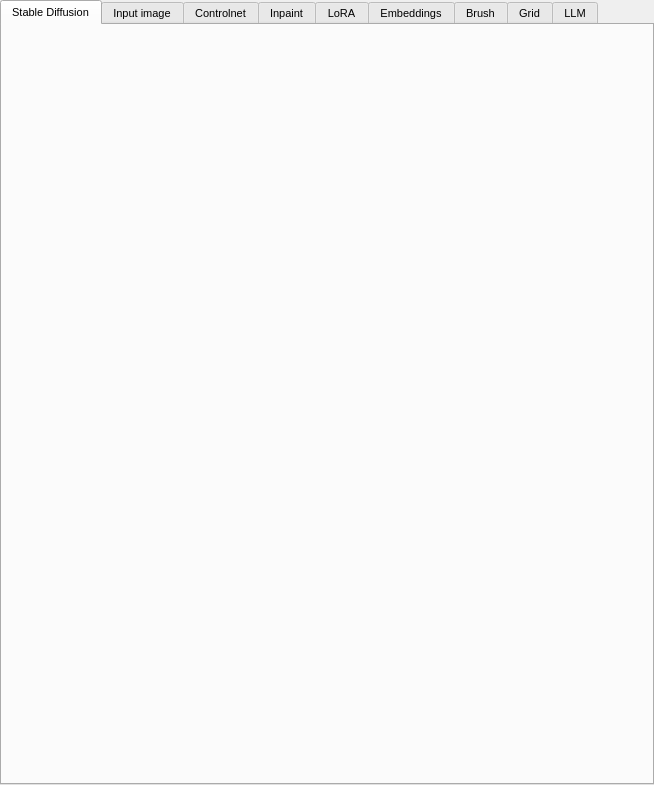
<?xml version="1.0" encoding="UTF-8"?>
<ui version="4.0">
 <class>tool_tab_widget</class>
 <widget class="QWidget" name="tool_tab_widget">
  <property name="geometry">
   <rect>
    <x>0</x>
    <y>0</y>
    <width>654</width>
    <height>785</height>
   </rect>
  </property>
  <property name="windowTitle">
   <string>Form</string>
  </property>
  <layout class="QGridLayout" name="gridLayout_3">
   <property name="leftMargin">
    <number>0</number>
   </property>
   <property name="topMargin">
    <number>0</number>
   </property>
   <property name="rightMargin">
    <number>0</number>
   </property>
   <property name="bottomMargin">
    <number>0</number>
   </property>
   <property name="spacing">
    <number>0</number>
   </property>
   <item row="0" column="0">
    <widget class="QTabWidget" name="tool_tab_widget_container">
     <property name="minimumSize">
      <size>
       <width>0</width>
       <height>0</height>
      </size>
     </property>
     <property name="maximumSize">
      <size>
       <width>16777215</width>
       <height>16777215</height>
      </size>
     </property>
     <property name="font">
      <font>
       <pointsize>8</pointsize>
      </font>
     </property>
     <property name="cursor">
      <cursorShape>ArrowCursor</cursorShape>
     </property>
     <property name="acceptDrops">
      <bool>false</bool>
     </property>
     <property name="tabPosition">
      <enum>QTabWidget::TabPosition::North</enum>
     </property>
     <property name="currentIndex">
      <number>0</number>
     </property>
     <widget class="QWidget" name="tab_3">
      <attribute name="title">
       <string>Stable Diffusion</string>
      </attribute>
      <layout class="QGridLayout" name="gridLayout_4">
       <property name="leftMargin">
        <number>10</number>
       </property>
       <property name="topMargin">
        <number>10</number>
       </property>
       <property name="rightMargin">
        <number>0</number>
       </property>
       <property name="bottomMargin">
        <number>0</number>
       </property>
       <property name="horizontalSpacing">
        <number>0</number>
       </property>
       <property name="verticalSpacing">
        <number>10</number>
       </property>
       <item row="0" column="0" rowspan="2" colspan="2">
        <widget class="StableDiffusionSettingsWidget" name="stable_diffusion_widget" native="true"/>
       </item>
      </layout>
     </widget>
     <widget class="QWidget" name="tab_5">
      <attribute name="title">
       <string>Input image</string>
      </attribute>
      <layout class="QGridLayout" name="gridLayout_6">
       <property name="leftMargin">
        <number>0</number>
       </property>
       <property name="topMargin">
        <number>0</number>
       </property>
       <property name="rightMargin">
        <number>0</number>
       </property>
       <property name="bottomMargin">
        <number>0</number>
       </property>
       <property name="spacing">
        <number>0</number>
       </property>
       <item row="0" column="0">
        <widget class="InputImageContainer" name="image_to_image" native="true">
         <property name="sizePolicy">
          <sizepolicy hsizetype="Preferred" vsizetype="Preferred">
           <horstretch>0</horstretch>
           <verstretch>0</verstretch>
          </sizepolicy>
         </property>
         <property name="settings_key" stdset="0">
          <string>image_to_image_settings</string>
         </property>
        </widget>
       </item>
      </layout>
     </widget>
     <widget class="QWidget" name="tab_8">
      <attribute name="title">
       <string>Controlnet</string>
      </attribute>
      <layout class="QGridLayout" name="gridLayout_11">
       <property name="leftMargin">
        <number>0</number>
       </property>
       <property name="topMargin">
        <number>0</number>
       </property>
       <property name="rightMargin">
        <number>0</number>
       </property>
       <property name="bottomMargin">
        <number>0</number>
       </property>
       <property name="spacing">
        <number>0</number>
       </property>
       <item row="0" column="0">
        <widget class="InputImageContainer" name="controlnet_image" native="true">
         <property name="sizePolicy">
          <sizepolicy hsizetype="Preferred" vsizetype="Preferred">
           <horstretch>0</horstretch>
           <verstretch>0</verstretch>
          </sizepolicy>
         </property>
         <property name="settings_key" stdset="0">
          <string>controlnet_settings</string>
         </property>
        </widget>
       </item>
      </layout>
     </widget>
     <widget class="QWidget" name="tab_9">
      <attribute name="title">
       <string>Inpaint</string>
      </attribute>
      <layout class="QGridLayout" name="gridLayout_12">
       <property name="leftMargin">
        <number>0</number>
       </property>
       <property name="topMargin">
        <number>0</number>
       </property>
       <property name="rightMargin">
        <number>0</number>
       </property>
       <property name="bottomMargin">
        <number>0</number>
       </property>
       <property name="spacing">
        <number>0</number>
       </property>
       <item row="0" column="0">
        <widget class="InputImageContainer" name="widget_2" native="true">
         <property name="settings_key" stdset="0">
          <string>outpaint_settings</string>
         </property>
        </widget>
       </item>
      </layout>
     </widget>
     <widget class="QWidget" name="tab_6">
      <attribute name="title">
       <string>LoRA</string>
      </attribute>
      <layout class="QGridLayout" name="gridLayout_7">
       <property name="leftMargin">
        <number>10</number>
       </property>
       <property name="topMargin">
        <number>10</number>
       </property>
       <property name="rightMargin">
        <number>0</number>
       </property>
       <property name="bottomMargin">
        <number>0</number>
       </property>
       <property name="horizontalSpacing">
        <number>0</number>
       </property>
       <property name="verticalSpacing">
        <number>10</number>
       </property>
       <item row="0" column="0">
        <widget class="LoraContainerWidget" name="lora_container_widget" native="true"/>
       </item>
      </layout>
     </widget>
     <widget class="QWidget" name="tab_7">
      <attribute name="title">
       <string>Embeddings</string>
      </attribute>
      <layout class="QGridLayout" name="gridLayout_8">
       <property name="leftMargin">
        <number>10</number>
       </property>
       <property name="topMargin">
        <number>10</number>
       </property>
       <property name="rightMargin">
        <number>0</number>
       </property>
       <property name="bottomMargin">
        <number>0</number>
       </property>
       <property name="horizontalSpacing">
        <number>0</number>
       </property>
       <property name="verticalSpacing">
        <number>10</number>
       </property>
       <item row="0" column="0">
        <widget class="EmbeddingsContainerWidget" name="embeddings_container_widget" native="true"/>
       </item>
      </layout>
     </widget>
     <widget class="QWidget" name="tab_2">
      <attribute name="title">
       <string>Brush</string>
      </attribute>
      <layout class="QGridLayout" name="gridLayout_5">
       <property name="leftMargin">
        <number>10</number>
       </property>
       <property name="topMargin">
        <number>10</number>
       </property>
       <property name="rightMargin">
        <number>0</number>
       </property>
       <property name="bottomMargin">
        <number>0</number>
       </property>
       <property name="horizontalSpacing">
        <number>0</number>
       </property>
       <property name="verticalSpacing">
        <number>10</number>
       </property>
       <item row="0" column="0">
        <widget class="BrushContainerWidget" name="brush_container_widget" native="true"/>
       </item>
      </layout>
     </widget>
     <widget class="QWidget" name="tab_4">
      <attribute name="title">
       <string>Grid</string>
      </attribute>
      <layout class="QGridLayout" name="gridLayout">
       <property name="leftMargin">
        <number>10</number>
       </property>
       <property name="topMargin">
        <number>10</number>
       </property>
       <property name="rightMargin">
        <number>0</number>
       </property>
       <property name="bottomMargin">
        <number>0</number>
       </property>
       <property name="spacing">
        <number>0</number>
       </property>
       <item row="0" column="0">
        <widget class="QSplitter" name="grid_settings_splitter">
         <property name="orientation">
          <enum>Qt::Orientation::Vertical</enum>
         </property>
         <widget class="GridPreferencesWidget" name="widget" native="true"/>
         <widget class="ActiveGridSettingsWidget" name="active_grid_settings_widget" native="true"/>
        </widget>
       </item>
      </layout>
     </widget>
     <widget class="QWidget" name="tab">
      <attribute name="title">
       <string>LLM</string>
      </attribute>
      <layout class="QGridLayout" name="gridLayout_2">
       <property name="leftMargin">
        <number>10</number>
       </property>
       <property name="topMargin">
        <number>10</number>
       </property>
       <property name="rightMargin">
        <number>0</number>
       </property>
       <property name="bottomMargin">
        <number>0</number>
       </property>
       <property name="horizontalSpacing">
        <number>0</number>
       </property>
       <property name="verticalSpacing">
        <number>10</number>
       </property>
       <item row="0" column="0">
        <widget class="QSplitter" name="llm_splitter">
         <property name="orientation">
          <enum>Qt::Orientation::Vertical</enum>
         </property>
         <widget class="LLMSettingsWidget" name="llm_settings" native="true"/>
         <widget class="QWidget" name="llm_preferences" native="true"/>
        </widget>
       </item>
      </layout>
     </widget>
    </widget>
   </item>
  </layout>
 </widget>
 <customwidgets>
  <customwidget>
   <class>StableDiffusionSettingsWidget</class>
   <extends>QWidget</extends>
   <header>airunner/widgets/stablediffusion/stable_diffusion_settings_widget</header>
   <container>1</container>
  </customwidget>
  <customwidget>
   <class>LLMSettingsWidget</class>
   <extends>QWidget</extends>
   <header>airunner/widgets/llm/llm_settings_widget</header>
   <container>1</container>
  </customwidget>
  <customwidget>
   <class>BrushContainerWidget</class>
   <extends>QWidget</extends>
   <header>airunner/widgets/brush/brush_container_widget</header>
   <container>1</container>
  </customwidget>
  <customwidget>
   <class>ActiveGridSettingsWidget</class>
   <extends>QWidget</extends>
   <header>airunner/widgets/active_grid_settings/active_grid_settings_widget</header>
   <container>1</container>
  </customwidget>
  <customwidget>
   <class>LoraContainerWidget</class>
   <extends>QWidget</extends>
   <header>airunner/widgets/lora/lora_container_widget</header>
   <container>1</container>
  </customwidget>
  <customwidget>
   <class>EmbeddingsContainerWidget</class>
   <extends>QWidget</extends>
   <header>airunner/widgets/embeddings/embeddings_container_widget</header>
   <container>1</container>
  </customwidget>
  <customwidget>
   <class>GridPreferencesWidget</class>
   <extends>QWidget</extends>
   <header>airunner/widgets/grid_preferences/grid_preferences_widget</header>
   <container>1</container>
  </customwidget>
  <customwidget>
   <class>InputImageContainer</class>
   <extends>QWidget</extends>
   <header>airunner/widgets/canvas/input_image_container</header>
   <container>1</container>
  </customwidget>
 </customwidgets>
 <resources/>
 <connections/>
</ui>
